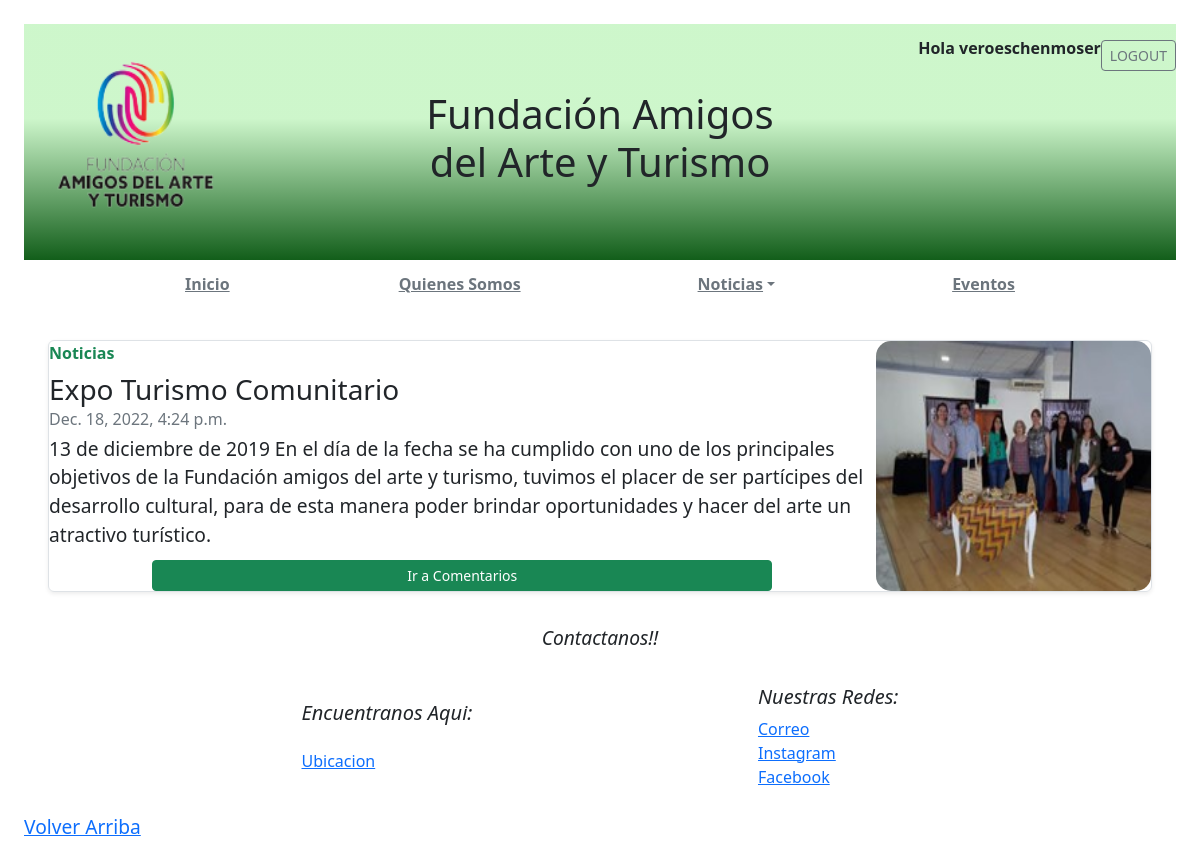
/Noticias/turismo (signed in), run on the app's committed database.
### apps/usuarios/models.py (models this page shows)
class Usuario(AbstractUser):
    pass

### apps/noticias/models.py (models this page shows, shortened)
class Post(models.Model):
    titulo = models.CharField(max_length=100)
    contenido = models.TextField(blank=True, null=True)
    imagen = models.ImageField(null=True, blank=True, upload_to='static/img/')
    fecha = models.DateTimeField(auto_now_add=True)
    categoria = models.ForeignKey(Categoria, on_delete = models.CASCADE)

### apps/noticias/views.py (the view)
# urls.py: path('turismo' , listar_NoticiasTurismo, name='listarturismo.html'),
def listar_NoticiasTurismo(request):
    posts = Post.objects.all().filter(categoria=2)
    post_ordenados = posts.order_by('-fecha')
    return render(request, 'noticias/listarturismo.html', { 'post_noticias': post_ordenados})

### templates/noticias/listarturismo.html (shortened to what this page needs)
{% extends 'basetemplate.html'%}
{% load static%}
{%block contenido%}
{% for post in post_noticias %}
    <div class="p-4 p-md-8  col-md-12">
        <div class="row g-0 border rounded flex-md-row mb-9 shadow-sm h-md-250 position-relative h-100">
            <div class="col p-md-8 d-flex flex-column position-static">
                <strong class="d-inline-block mb-2 text-success">Noticias</strong>
                <h3 class="mb-0">{{post.titulo}}</h3>
                <div class="mb-1 text-muted">{{ post.fecha }}</div>
                <p class="mb-auto">{{ post.contenido |safe }}</p>
                <a class="btn btn-success btn-sm mb-10 mx-auto w-75"
                    href="{% url 'noticias:detallenoticias' post.id %}">Ir a Comentarios </a>
            </div>
            <div class="col-3 d-none d-lg-block">
                <img src="{{ post.imagen.url }}" class="card-img-top" max-width="200px" height="250px" style="border-radius: 15px; padding-top: 0px;">
            </div>
        </div>
    </div>
{%endfor%}
{%endblock contenido%}

### templates/basetemplate.html (shortened to what this page needs)
{% load static%}
    <!doctype html>
    <html lang="EN">
    <head>
        <link rel="stylesheet" href="{%static 'css/Quienes.css'%}">
    <link href="https://getbootstrap.com/docs/5.2/dist/css/bootstrap.min.css" rel="stylesheet">
        <link href="https://getbootstrap.com/docs/5.2/examples/blog/blog.css" rel="stylesheet">
    </head>
<body class="m-4">
    <div class="banner3">
        <header class="blog-header lh-1 py-3">
            <div class="row flex-nowrap justify-content-between align-items-center">
                <div class="col-4 pt-1 ">
                    <img class="logo" width= 220px height= 200px src="{% static 'img/logo4.png'%}"></img>
                </div>
                <div class="col-4 text-center">
                    <h1 class="blog-header-logo text-dark">Fundación Amigos del Arte y Turismo </h1>
                </div>
                <div class="col-4 d-flex justify-content-end align-self-start g-col-4">
                    {% if user.is_authenticated %}
                        <strong>Hola {{ user.username }}</strong>
			                <a class="btn btn-sm btn-outline-secondary" href="{% url 'logout' %}">LOGOUT</a>
		            {% else %}
                            <a class="btn btn-sm btn-outline-secondary mx-2" href="{% url 'login' %}">LOGIN</a>
                            <a class="btn btn-sm btn-outline-secondary mx-2" href="{% url 'usuarios:registro' %}">Registrar</a>
		            {% endif %}
                </div>
            </div>
        </header>
    </div>
    <div class="navbar-nav py-1 mb-2">
        <nav class="nav d-flex justify-content-between">
                <a class="p-2 link-secondary" href="{% url 'Home'%}"><b>Inicio</b></a>
                <a class="p-2 link-secondary" href="{% url 'Quienes'%}"><b>Quienes Somos</b></a>
                <div class="dropdown p-2">
                    <a class="p-2 link-secondary dropdown-toggle" data-bs-toggle="dropdown" href=""><b>Noticias</b></a>
                </div>
                <a class="p-2 link-secondary" href="{% url 'eventos:listareventos.html'%}"><b>Eventos</b></a>
        </nav>
    </div>
    {% block contenido%}
    {% endblock contenido%}
        <footer class="blog-footer">
            <div class="p-2 contacto">
                <p class="fst-italic">Contactanos!! </p>
            </div>
            <div class="contenedorfooter">
                <div class="p-2 ubicacion">
                    <h5 class="fst-italic">Encuentranos Aqui:</h5>
                    <ol class="list-unstyled">
                        <li><a href="https://www.google.com.ar/maps/place/Fundaci%C3%B3n+Amigos+del+Arte+y+Turismo/@-25.9456008,-60.6207856,19z/data=!4m5!3m4!1s0x94404cfba5224f0b:0xbe1797f5f1777f83!8m2!3d-25.9455663!4d-60.6203754?hl=es">Ubicacion</a></li>
                    </ol>
                </div>
            <div class="p-2 redes">
                <h5 class="fst-italic">Nuestras Redes:</h5>
            <ol class="list-unstyled">
                <li><a href="mailto:info@amigosdelarteyturismo.org">Correo</a></li>
                <li><a href="https://www.instagram.com/escultoresenelimpenetrable/" target="_blank">Instagram</a></li>
                <li><a href="https://www.facebook.com/EscultoresenelImpenetrable">Facebook</a></li>
            </ol>
            </div>
            </div>
            <p>
            <a href="#" >Volver Arriba</a>
            </p>
        </footer>
            </body>
        </html>

### static/css/Quienes.css (style rules this page uses)
p { font-size: larger; }
.banner3 { background: rgb(142,235,137); background: linear-gradient(180deg, rgba(142,235,137,0.44021358543417366) 40%, rgba(18,94,26,1) 100%); }
.contenedorfooter { display: flex !important; flex-wrap: nowrap; justify-content: space-evenly; }
.p-2.contacto { display: flex !important; flex-wrap: nowrap; justify-content: space-evenly; }
.p-2.ubicacion { display: flex !important; flex-direction: column; flex-wrap: nowrap; justify-content: space-evenly; }
.p-2.redes { display: flex !important; flex-direction: column; flex-wrap: nowrap; justify-content: space-evenly; }
body { margin: 0; padding: 0; }

### data on the page
Usuario: username "veroeschenmoser"
Post: titulo "Expo Turismo Comunitario", fecha "Dec. 18, 2022, 4:24 p.m.", contenido "13 de diciembre de 2019 En el día de la fecha se ha cumplido con uno de los principales objetivos de la Fundación amigos del arte y turismo, tuvimos el placer de ser partícipes del desarrollo cultural, para de esta manera poder brindar oportunidades y hacer del arte un atractivo turístico.", imagen (picture)
